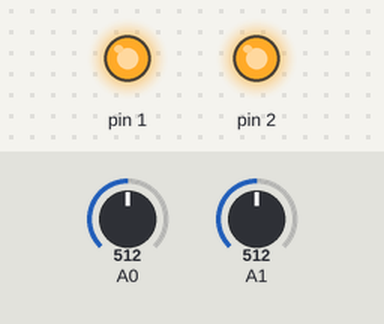
Bench run of a sketch on a simulated Arduino Uno, built with avr-gcc and run on an emulated ATmega328P. Shown: output pins drawn as LEDs (lit = HIGH). The test bench sets the inputs (shaded band); at power-on: A0 = 512, A1 = 512.

Above: at 1.3 s.
1.4 s: A0 set to 419
2.9 s: A0 set to 385
At 4.2 s:
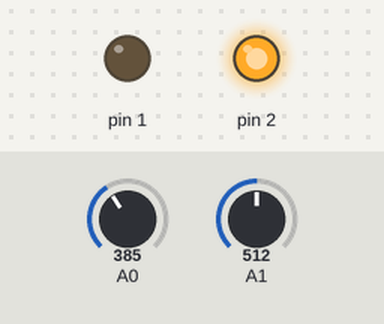
4.5 s: A1 set to 32
6.0 s: A1 set to 27
At 6.7 s:
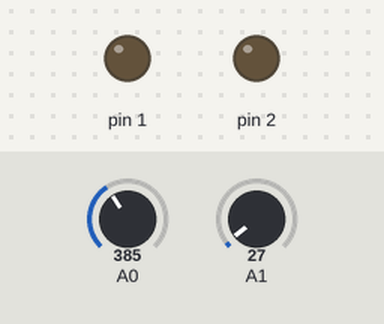
7.5 s: A0 set to 511
At 7.9 s:
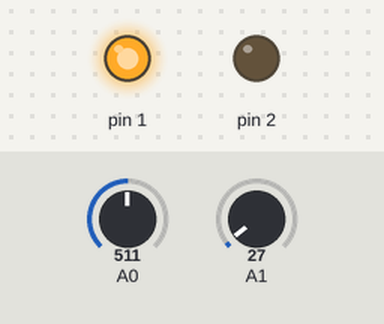
9.0 s: A0 set to 306
At 10.3 s:
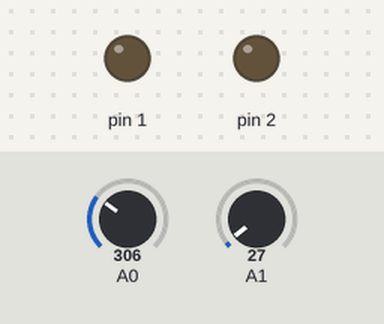
Timing chart, 0 to 11.5 s (numbered marks = the images above; inputs shaded):
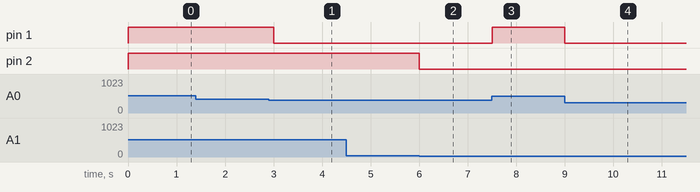

The sketch:

smart_home.ino
```cpp
// C++ code
//
void setup()
{
  pinMode(1, OUTPUT);
  pinMode(A0, INPUT);
  pinMode(2, OUTPUT);
  pinMode(A1, INPUT);

}

void loop()
{

 int temp=analogRead(A1);
 if(temp>30)
 {
   digitalWrite(2,HIGH);
 }
   if(temp<30)
 {
   digitalWrite(2,LOW);
 }

 int pir=analogRead(A0);
 int d=map(pir,0,1023,0,255);
 if(d>100)
 {
   digitalWrite(1,HIGH);


 }
 if(d<100)
 {
   digitalWrite(1,LOW);

 }
 delay(500);
}
```

Measured:
- the behaviour switches between 402 and 401 on A0 (found by bisection; images 0 and 1)
- the behaviour switches between 30 and 29 on A1 (found by bisection; images 1 and 2)
- after the input at 1.4 s, every drawn part: stays the same
- after the input at 2.9 s, pin 1: HIGH → LOW after 0.10 s
- after the input at 4.5 s, every drawn part: stays the same
- after the input at 6.0 s, pin 2: HIGH → LOW at once
- after the input at 7.5 s, pin 1: LOW → HIGH at once
- after the input at 9.0 s, pin 1: HIGH → LOW at once
